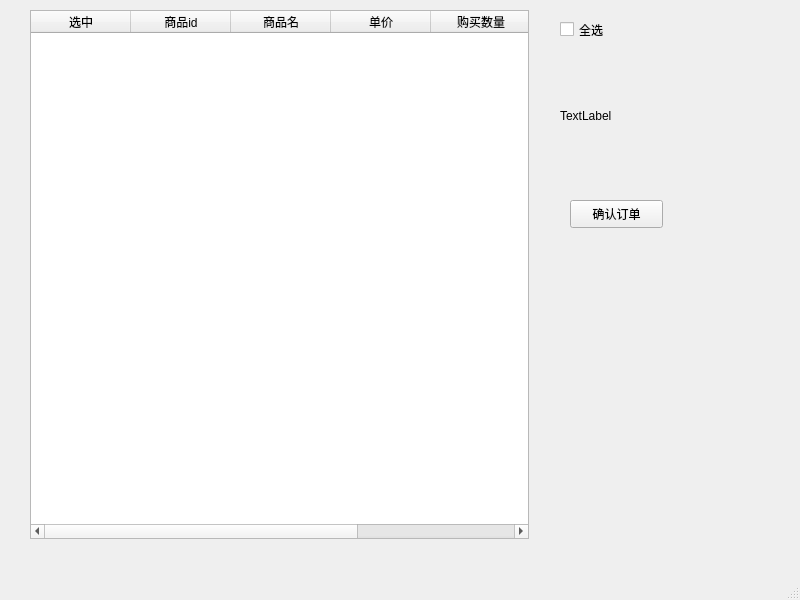
<?xml version="1.0" encoding="UTF-8"?>
<ui version="4.0">
 <class>MainWindow</class>
 <widget class="QMainWindow" name="MainWindow">
  <property name="geometry">
   <rect>
    <x>0</x>
    <y>0</y>
    <width>800</width>
    <height>600</height>
   </rect>
  </property>
  <property name="windowTitle">
   <string>MainWindow</string>
  </property>
  <widget class="QWidget" name="centralwidget">
   <widget class="QCheckBox" name="checkAll">
    <property name="geometry">
     <rect>
      <x>560</x>
      <y>20</y>
      <width>61</width>
      <height>19</height>
     </rect>
    </property>
    <property name="text">
     <string>全选</string>
    </property>
   </widget>
   <widget class="QTableWidget" name="table">
    <property name="geometry">
     <rect>
      <x>30</x>
      <y>10</y>
      <width>499</width>
      <height>529</height>
     </rect>
    </property>
    <column>
     <property name="text">
      <string>选中</string>
     </property>
    </column>
    <column>
     <property name="text">
      <string>商品id</string>
     </property>
    </column>
    <column>
     <property name="text">
      <string>商品名</string>
     </property>
    </column>
    <column>
     <property name="text">
      <string>单价</string>
     </property>
    </column>
    <column>
     <property name="text">
      <string>购买数量</string>
     </property>
    </column>
    <column>
     <property name="text">
      <string>操作</string>
     </property>
    </column>
   </widget>
   <widget class="QLabel" name="totalLabel">
    <property name="geometry">
     <rect>
      <x>560</x>
      <y>100</y>
      <width>71</width>
      <height>31</height>
     </rect>
    </property>
    <property name="text">
     <string>TextLabel</string>
    </property>
   </widget>
   <widget class="QPushButton" name="checkBtn">
    <property name="geometry">
     <rect>
      <x>570</x>
      <y>200</y>
      <width>93</width>
      <height>28</height>
     </rect>
    </property>
    <property name="text">
     <string>确认订单</string>
    </property>
   </widget>
  </widget>
  <widget class="QMenuBar" name="menubar">
   <property name="geometry">
    <rect>
     <x>0</x>
     <y>0</y>
     <width>800</width>
     <height>26</height>
    </rect>
   </property>
  </widget>
  <widget class="QStatusBar" name="statusbar"/>
 </widget>
 <resources/>
 <connections/>
</ui>
